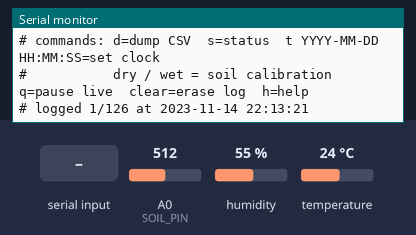
A sketch run on a simulated Arduino Nano, built with avr-gcc and run on an emulated ATmega328P. On the bench: the last lines printed to the serial monitor. Inputs (shaded band) come from the test bench; at power-on: A0 (SOIL_PIN) = 512, humidity 55 %, temperature 24 °C. EEPROM starts erased.

Above: at 3.1 s.
3.2 s: "d\n" received over Serial
At 4.1 s:
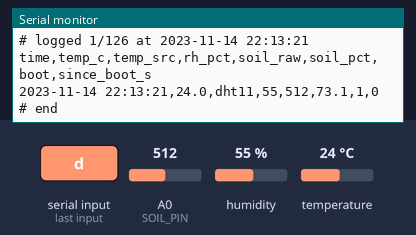
4.7 s: "q\n" received over Serial
At 5.8 s:
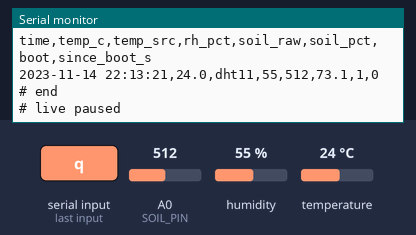
6.2 s: "dry\n" received over Serial
At 7.1 s:
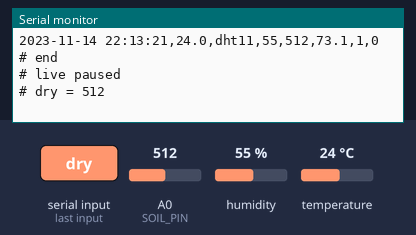
7.7 s: "s\n" received over Serial
At 8.8 s:
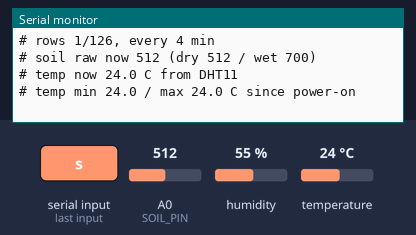
9.3 s: "wet\n" received over Serial
At 10.5 s:
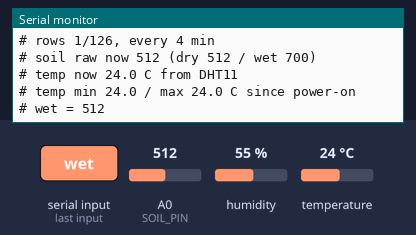
10.8 s: "clear\n" received over Serial
At 12.0 s:
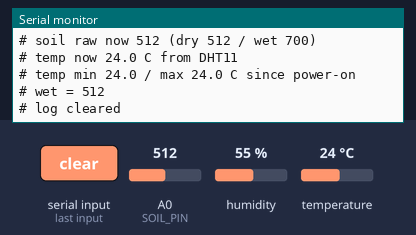

Measured:
- after the input at 3.2 s, the serial monitor: prints a new line at once (image 1)
- after the input at 4.7 s, the serial monitor: prints a new line at once (image 2)
- after the input at 6.2 s, the serial monitor: prints a new line at once (image 3)
- after the input at 7.7 s, the serial monitor: prints a new line at once (image 4)
- after the input at 9.3 s, the serial monitor: prints a new line at once (image 5)
- after the input at 10.8 s, the serial monitor: prints a new line at once (image 6)

The sketch:

GoodToGrowNano.ino
```cpp
/*
  Good to Grow - field node (Arduino Nano version)
  Arduino Nano (ATmega328P) + DHT11 + soil moisture sensor + DS3231 RTC (Keyestudio modules)

  What it does
  - Prints a live reading every LIVE_INTERVAL_S over USB:  T:23.0 RH:55 Soil:41
    (Tools > Serial Plotter draws it as a live chart; Serial Monitor shows the numbers.)
  - Logs the mean of the live readings every LOG_INTERVAL_MIN into the Nano's built-in EEPROM.
    126 readings fit (about 10 h at 5 min). Data survives power loss; when full, the oldest
    reading is overwritten.
  - Commands: open Serial Monitor at 9600 baud, line ending "Newline", type:
      d                         dump the log as CSV (copy it into a .csv file)
      s                         status (time, rows logged, calibration, min/max)
      t 2026-11-14 18:30:00     set the clock (local time). Without the clock module, set it
                                BEFORE going outside: opening Serial Monitor resets the Nano,
                                so rows from an earlier power-on can't be re-timed afterwards.
      dry                       soil probe is in dry air / dry soil now -> save as 0 %
      wet                       soil probe is in water now -> save as 100 %
      q                         pause / resume the live lines (handy before 'd')
      clear                     erase the log
      h                         help

  Temperature: the DHT11 is used when it answers. If it doesn't (missing / broken), the DS3231's
  built-in sensor is used instead (about +-3 C, 0.25 C steps, updates every 64 s; no humidity).
  The CSV column temp_src says which one each row came from.

  Wiring (all modules on the Nano's 5V + GND)
    DHT11  S/DATA -> A4   (+ -> 5V, - -> GND; unplug it at once if it gets hot)
    Soil   A0/S   -> A0
    DS3231 SDA    -> A4,  SCL -> A5   only with USE_RTC 1 (then the DHT11 goes back on D2)
                                      OPTIONAL: without it, time counts from power-on.
    Battery: 2 x 3.7 V Li-ion in series (7.4 V) -> VIN, minus -> GND.  Never into the 5V pin.
             The Nano draws ~25 mA, so a 2000 mAh pack lasts days.

  Arduino IDE setup
    Board: "Arduino Nano". Processor: "ATmega328P"; if upload fails with "not in sync",
    use "ATmega328P (Old Bootloader)" (most CH340 clone Nanos).
    Libraries: "DHT sensor library" + "Adafruit Unified Sensor", "RTClib" (Adafruit)
*/

#include <Wire.h>
#include <EEPROM.h>
#include <RTClib.h>
#include <DHT.h>

// ---------------- settings ----------------
// DHT11 on A4. A4 is also the DS3231's SDA, so the clock module is switched off (USE_RTC 0);
// set USE_RTC 1 and move the DHT11 back to D2 to use a working DS3231 again.
#define USE_RTC 0
#define DHT_PIN A4
#define DHT_TYPE DHT11
#define SOIL_PIN A0
const uint16_t LIVE_INTERVAL_S = 5;
const uint8_t LOG_INTERVAL_MIN = 4;   // 126 rows x 4 min = 8.4 h before the oldest is overwritten

// ---------------- EEPROM layout ----------------
struct Header {      // 10 bytes at address 0
  uint16_t magic;
  uint16_t count;    // rows stored
  uint16_t head;     // next slot to write
  int16_t dry;       // soil raw reading = 0 %
  int16_t wet;       // soil raw reading = 100 %
};
struct Rec {         // 8 bytes per reading
  uint32_t t;        // seconds (RTClib unixtime, local time)
  int16_t temp10;    // temperature x10, NO_TEMP if missing
  uint8_t rh;        // %, NO_RH if missing
  uint8_t soil4;     // soil raw / 4 (0..255)
};
const uint16_t MAGIC = 0x6732;
const int HDR_ADDR = 0;
const int REC_ADDR = 16;
const uint16_t REC_N = (E2END + 1 - REC_ADDR) / sizeof(Rec);  // 126 on a Nano
const int16_t NO_TEMP = -32768;
const uint8_t NO_RH = 255;
// rh byte: 0..100 = humidity; +128 marks the first row after a power-on (boot); 254 = boot, no humidity.
const uint8_t BOOT_FLAG = 0x80;
const uint8_t BOOT_NO_RH = 254;

Header hdr;
RTC_DS3231 rtc;
bool rtcOk = false;
uint32_t fallbackBoot = 0;   // no clock module: time = fallbackBoot + seconds since power-on
uint16_t rowsSinceBoot = 0;  // rows the 't' command can re-time when there is no clock module
DHT dht(DHT_PIN, DHT_TYPE);

bool liveOn = true;
unsigned long lastLiveMs = 0, lastLogMs = 0;
// Running sums of the live readings between two logged rows (logged value = their mean).
long accSoil = 0;
uint16_t accN = 0, accTN = 0, accHN = 0;
float accT = 0, accH = 0;
float tMin = NAN, tMax = NAN;
char line[32];
uint8_t lineLen = 0;

// ---------------- helpers ----------------
uint32_t nowSecs() { return rtcOk ? rtc.now().unixtime() : fallbackBoot + millis() / 1000; }

void printTime(uint32_t t) {
  DateTime d(t);
  char b[20];
  snprintf(b, sizeof b, "%04d-%02d-%02d %02d:%02d:%02d", d.year(), d.month(), d.day(), d.hour(), d.minute(), d.second());
  Serial.print(b);
}

void saveHdr() { EEPROM.put(HDR_ADDR, hdr); }

void loadHdr() {
  EEPROM.get(HDR_ADDR, hdr);
  if (hdr.magic != MAGIC || hdr.head >= REC_N || hdr.count > REC_N) {
    hdr.magic = MAGIC; hdr.count = 0; hdr.head = 0; hdr.dry = 0; hdr.wet = 700;
    saveHdr();
  }
}

int readSoilRaw() {
  long sum = 0;
  for (uint8_t i = 0; i < 16; i++) { sum += analogRead(SOIL_PIN); delay(2); }
  return sum / 16;
}

// Keyestudio resistive probe reads higher when wet; a capacitive probe reads lower. Calibration handles both.
float soilPercent(int raw) {
  if (hdr.wet == hdr.dry) return NAN;
  float p = 100.0 * (raw - hdr.dry) / (float)(hdr.wet - hdr.dry);
  return constrain(p, 0.0, 100.0);
}

// DHT11 first; if it doesn't answer, the DS3231's own temperature sensor (no humidity then).
float readTemp(float& rh) {
  float t = dht.readTemperature();
  rh = dht.readHumidity();
  if (isnan(t) || isnan(rh)) {
    rh = NAN;
    t = rtcOk ? rtc.getTemperature() : NAN;
  }
  return t;
}

void printNum(float v, uint8_t dec) { if (isnan(v)) Serial.print(F("nan")); else Serial.print(v, dec); }

// ---------------- logging ----------------
void logReading(float temp, float rh, int soilRaw, bool boot = false) {
  Rec r;
  r.t = nowSecs();
  r.temp10 = isnan(temp) ? NO_TEMP : (int16_t)lround(temp * 10);
  r.rh = isnan(rh) ? NO_RH : (uint8_t)constrain(lround(rh), 0, 100);
  if (boot) r.rh = r.rh == NO_RH ? BOOT_NO_RH : r.rh | BOOT_FLAG;
  r.soil4 = soilRaw >> 2;
  EEPROM.put(REC_ADDR + hdr.head * sizeof(Rec), r);
  hdr.head = (hdr.head + 1) % REC_N;
  if (hdr.count < REC_N) hdr.count++;
  if (rowsSinceBoot < REC_N) rowsSinceBoot++;
  saveHdr();

  if (liveOn) {
    Serial.print(F("# logged "));
    Serial.print(hdr.count); Serial.print('/'); Serial.print(REC_N); Serial.print(F(" at "));
    printTime(r.t);
    Serial.println();
  }
}

void dumpCsv() {
  // boot = 1 on the first row after each power-on; since_boot_s is exact even without a clock module,
  // so a run on the power bank can be re-timed afterwards from the time it was plugged in.
  Serial.println(F("time,temp_c,temp_src,rh_pct,soil_raw,soil_pct,boot,since_boot_s"));
  uint16_t start = (hdr.head + REC_N - hdr.count) % REC_N;
  uint32_t bootT = 0;
  for (uint16_t i = 0; i < hdr.count; i++) {
    Rec r;
    EEPROM.get(REC_ADDR + ((start + i) % REC_N) * sizeof(Rec), r);
    bool boot = r.rh != NO_RH && (r.rh & BOOT_FLAG);
    uint8_t rh = !boot ? r.rh : (r.rh == BOOT_NO_RH ? NO_RH : (r.rh & ~BOOT_FLAG));
    if (boot || i == 0) bootT = r.t;
    printTime(r.t); Serial.print(',');
    if (r.temp10 != NO_TEMP) Serial.print(r.temp10 / 10.0, 1);
    Serial.print(',');
    if (r.temp10 != NO_TEMP) Serial.print(rh != NO_RH ? F("dht11") : F("ds3231"));
    Serial.print(',');
    if (rh != NO_RH) Serial.print(rh);
    Serial.print(',');
    int raw = r.soil4 * 4;
    Serial.print(raw); Serial.print(',');
    float p = soilPercent(raw);
    if (!isnan(p)) Serial.print(p, 1);
    Serial.print(','); Serial.print(boot ? 1 : 0);
    Serial.print(','); Serial.print(r.t - bootT);
    Serial.println();
  }
  Serial.println(F("# end"));
}

void printStatus() {
  Serial.print(F("# time ")); printTime(nowSecs());
  Serial.print(rtcOk ? F(" (DS3231)") : F(" (no clock module: counting from power-on, set it with t)"));
  Serial.print(F("\n# rows ")); Serial.print(hdr.count); Serial.print('/'); Serial.print(REC_N);
  Serial.print(F(", every ")); Serial.print(LOG_INTERVAL_MIN); Serial.print(F(" min"));
  Serial.print(F("\n# soil raw now ")); Serial.print(readSoilRaw());
  Serial.print(F(" (dry ")); Serial.print(hdr.dry); Serial.print(F(" / wet ")); Serial.print(hdr.wet); Serial.print(')');
  float rh, t = readTemp(rh);
  Serial.print(F("\n# temp now ")); printNum(t, 1);
  Serial.print(isnan(rh) ? (rtcOk ? F(" C from DS3231 (DHT11 not answering)") : F(" - no DHT11 and no DS3231!")) : F(" C from DHT11"));
  Serial.print(F("\n# temp min ")); printNum(tMin, 1); Serial.print(F(" / max ")); printNum(tMax, 1);
  Serial.println(F(" C since power-on"));
}

void printHelp() {
  Serial.println(F("# commands: d=dump CSV  s=status  t YYYY-MM-DD HH:MM:SS=set clock"));
  Serial.println(F("#           dry / wet = soil calibration  q=pause live  clear=erase log  h=help"));
}

// ---------------- commands ----------------
void runCommand(char* c) {
  if (!strcmp(c, "d")) dumpCsv();
  else if (!strcmp(c, "s")) printStatus();
  else if (!strcmp(c, "h")) printHelp();
  else if (!strcmp(c, "q")) { liveOn = !liveOn; Serial.println(liveOn ? F("# live on") : F("# live paused")); }
  else if (!strcmp(c, "dry")) { hdr.dry = readSoilRaw(); saveHdr(); Serial.print(F("# dry = ")); Serial.println(hdr.dry); }
  else if (!strcmp(c, "wet")) { hdr.wet = readSoilRaw(); saveHdr(); Serial.print(F("# wet = ")); Serial.println(hdr.wet); }
  else if (!strcmp(c, "clear")) { hdr.count = 0; hdr.head = 0; rowsSinceBoot = 0; saveHdr(); tMin = tMax = NAN; Serial.println(F("# log cleared")); }
  else if (c[0] == 't' && c[1] == ' ') {
    int Y, M, D, h, m, s;
    if (sscanf(c + 2, "%d-%d-%d %d:%d:%d", &Y, &M, &D, &h, &m, &s) == 6 && Y >= 2024) {
      DateTime d(Y, M, D, h, m, s);
      if (rtcOk) rtc.adjust(d);
      else {
        // Shift this power-on's rows by the same correction, so they get real times too.
        int32_t delta = (int32_t)(d.unixtime() - nowSecs());
        fallbackBoot += delta;
        retimeRows(delta);
      }
      Serial.print(F("# clock set to ")); printTime(nowSecs()); Serial.println();
    } else Serial.println(F("# use: t 2026-11-14 18:30:00"));
  } else if (c[0]) { Serial.print(F("# unknown: ")); Serial.println(c); printHelp(); }
}

void retimeRows(int32_t delta) {
  uint16_t n = min(rowsSinceBoot, hdr.count);
  for (uint16_t i = 1; i <= n; i++) {
    int addr = REC_ADDR + ((hdr.head + REC_N - i) % REC_N) * sizeof(Rec);
    Rec r;
    EEPROM.get(addr, r);
    r.t += delta;
    EEPROM.put(addr, r);
  }
  if (n) { Serial.print(F("# re-timed ")); Serial.print(n); Serial.println(F(" rows from this power-on")); }
}

// Without a clock module, continue after the last logged row so times never go backwards.
void startFallbackClock() {
  uint32_t t0 = DateTime(F(__DATE__), F(__TIME__)).unixtime();
  if (hdr.count) {
    Rec last;
    EEPROM.get(REC_ADDR + ((hdr.head + REC_N - 1) % REC_N) * sizeof(Rec), last);
    if (last.t + 60 > t0) t0 = last.t + 60;
  }
  fallbackBoot = t0 - millis() / 1000;
}

void readSerial() {
  while (Serial.available()) {
    char ch = Serial.read();
    if (ch == '\n' || ch == '\r') {
      line[lineLen] = 0;
      if (lineLen) runCommand(line);
      lineLen = 0;
    } else if (lineLen < sizeof(line) - 1) line[lineLen++] = ch;
  }
}

// ---------------- main ----------------
void setup() {
  Serial.begin(9600);
  Serial.println(F("# booting..."));
#if USE_RTC
  Wire.begin();
  // A loose/swapped SDA-SCL wire can freeze the I2C bus forever; give up after 25 ms instead.
  Wire.setWireTimeout(25000, true);
  Serial.println(F("# looking for DS3231 on A4/A5..."));
  rtcOk = rtc.begin();
  Serial.println(rtcOk ? F("# DS3231 found") : F("# DS3231 NOT found - check SDA->A4, SCL->A5, VCC->5V, GND"));
  if (rtcOk && rtc.lostPower()) rtc.adjust(DateTime(F(__DATE__), F(__TIME__)));
#else
  Serial.println(F("# clock module off (DHT11 uses A4): time counts from power-on"));
#endif

  dht.begin();
  loadHdr();
  if (!rtcOk) startFallbackClock();
  delay(1500);  // DHT11 settles after power-up

  Serial.println(F("# Good to Grow field node (Nano)"));
  printStatus();
  printHelp();

  float h, t = readTemp(h);
  logReading(t, h, readSoilRaw(), true);
  lastLiveMs = lastLogMs = millis();
}

void loop() {
  readSerial();
  unsigned long ms = millis();

  if (ms - lastLiveMs >= LIVE_INTERVAL_S * 1000UL) {
    lastLiveMs = ms;
    float h, t = readTemp(h);
    int raw = readSoilRaw();
    if (!isnan(t)) { tMin = isnan(tMin) ? t : min(tMin, t); tMax = isnan(tMax) ? t : max(tMax, t); }

    if (liveOn) {  // label:value pairs -> Serial Plotter draws three lines
      Serial.print(F("T:")); printNum(t, 1);
      Serial.print(F(" RH:")); printNum(h, 0);
      Serial.print(F(" Soil:")); printNum(soilPercent(raw), 0);
      Serial.print(F(" Raw:")); Serial.print(raw);  // keeps the signal even when % is pinned at 0 or 100
      Serial.println();
    }
    // Each logged row is the MEAN of every live reading since the last row (48 readings at 5 s / 4 min),
    // not one instant: the sun run of 15 Nov showed ~10 raw of scatter between single readings.
    accSoil += raw; accN++;
    if (!isnan(t)) { accT += t; accTN++; }
    if (!isnan(h)) { accH += h; accHN++; }
    if (ms - lastLogMs >= LOG_INTERVAL_MIN * 60000UL) {
      lastLogMs = ms;
      logReading(accTN ? accT / accTN : NAN, accHN ? accH / accHN : NAN, (int)lround((float)accSoil / accN));
      accSoil = 0; accN = 0; accT = 0; accTN = 0; accH = 0; accHN = 0;
    }
  }
}
```
